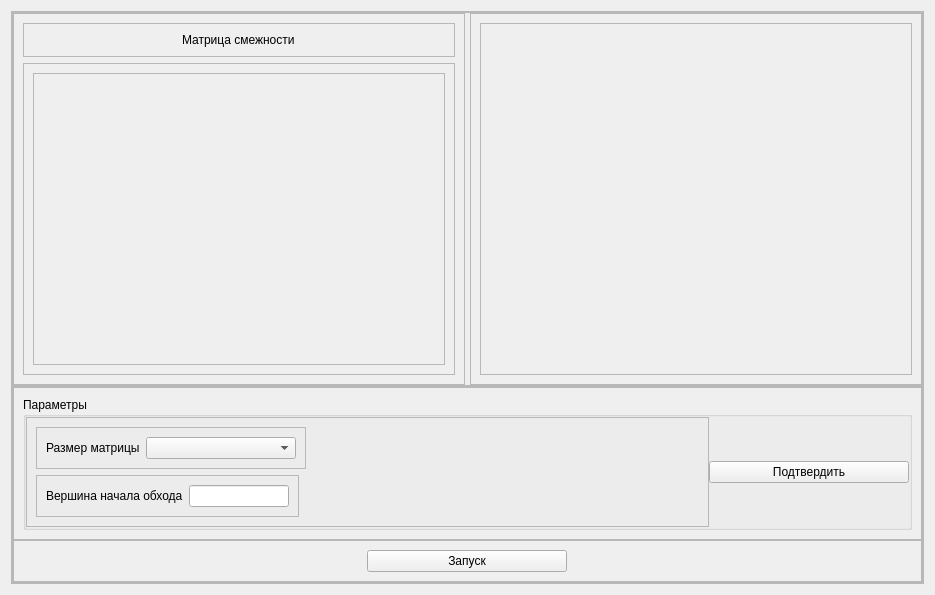
<?xml version="1.0" encoding="UTF-8"?>
<ui version="4.0">
 <class>DFSAlgoWidget</class>
 <widget class="QWidget" name="DFSAlgoWidget">
  <property name="geometry">
   <rect>
    <x>0</x>
    <y>0</y>
    <width>935</width>
    <height>595</height>
   </rect>
  </property>
  <property name="windowTitle">
   <string>Form</string>
  </property>
  <layout class="QVBoxLayout" name="verticalLayout">
   <item>
    <widget class="QFrame" name="frame_22">
     <property name="frameShape">
      <enum>QFrame::StyledPanel</enum>
     </property>
     <property name="frameShadow">
      <enum>QFrame::Raised</enum>
     </property>
     <layout class="QVBoxLayout" name="verticalLayout_16">
      <property name="spacing">
       <number>0</number>
      </property>
      <property name="leftMargin">
       <number>0</number>
      </property>
      <property name="topMargin">
       <number>0</number>
      </property>
      <property name="rightMargin">
       <number>0</number>
      </property>
      <property name="bottomMargin">
       <number>0</number>
      </property>
      <item>
       <widget class="QFrame" name="frame_23">
        <property name="sizePolicy">
         <sizepolicy hsizetype="Preferred" vsizetype="Expanding">
          <horstretch>0</horstretch>
          <verstretch>0</verstretch>
         </sizepolicy>
        </property>
        <property name="frameShape">
         <enum>QFrame::StyledPanel</enum>
        </property>
        <property name="frameShadow">
         <enum>QFrame::Raised</enum>
        </property>
        <layout class="QHBoxLayout" name="horizontalLayout_11">
         <property name="spacing">
          <number>5</number>
         </property>
         <property name="leftMargin">
          <number>0</number>
         </property>
         <property name="topMargin">
          <number>0</number>
         </property>
         <property name="rightMargin">
          <number>0</number>
         </property>
         <property name="bottomMargin">
          <number>0</number>
         </property>
         <item>
          <widget class="QFrame" name="frame_24">
           <property name="frameShape">
            <enum>QFrame::StyledPanel</enum>
           </property>
           <property name="frameShadow">
            <enum>QFrame::Raised</enum>
           </property>
           <layout class="QVBoxLayout" name="verticalLayout_13">
            <item alignment="Qt::AlignTop">
             <widget class="QFrame" name="frame_25">
              <property name="frameShape">
               <enum>QFrame::StyledPanel</enum>
              </property>
              <property name="frameShadow">
               <enum>QFrame::Raised</enum>
              </property>
              <layout class="QVBoxLayout" name="verticalLayout_14">
               <item alignment="Qt::AlignHCenter">
                <widget class="QLabel" name="label_4">
                 <property name="text">
                  <string>Матрица смежности</string>
                 </property>
                </widget>
               </item>
              </layout>
             </widget>
            </item>
            <item>
             <widget class="QFrame" name="frame_26">
              <property name="sizePolicy">
               <sizepolicy hsizetype="Preferred" vsizetype="Expanding">
                <horstretch>0</horstretch>
                <verstretch>0</verstretch>
               </sizepolicy>
              </property>
              <property name="frameShape">
               <enum>QFrame::StyledPanel</enum>
              </property>
              <property name="frameShadow">
               <enum>QFrame::Raised</enum>
              </property>
              <layout class="QVBoxLayout" name="verticalLayout_21">
               <item>
                <widget class="QScrollArea" name="sa_left_2">
                 <property name="widgetResizable">
                  <bool>true</bool>
                 </property>
                 <widget class="QWidget" name="scrollAreaWidgetContents_3">
                  <property name="geometry">
                   <rect>
                    <x>0</x>
                    <y>0</y>
                    <width>412</width>
                    <height>294</height>
                   </rect>
                  </property>
                  <layout class="QVBoxLayout" name="verticalLayout_3"/>
                 </widget>
                </widget>
               </item>
              </layout>
             </widget>
            </item>
           </layout>
          </widget>
         </item>
         <item>
          <widget class="QFrame" name="frame_27">
           <property name="frameShape">
            <enum>QFrame::StyledPanel</enum>
           </property>
           <property name="frameShadow">
            <enum>QFrame::Raised</enum>
           </property>
           <layout class="QVBoxLayout" name="verticalLayout_5">
            <item>
             <widget class="QScrollArea" name="sa_right_2">
              <property name="widgetResizable">
               <bool>true</bool>
              </property>
              <widget class="QWidget" name="scrollAreaWidgetContents_4">
               <property name="geometry">
                <rect>
                 <x>0</x>
                 <y>0</y>
                 <width>432</width>
                 <height>354</height>
                </rect>
               </property>
               <layout class="QVBoxLayout" name="verticalLayout_4"/>
              </widget>
             </widget>
            </item>
           </layout>
          </widget>
         </item>
        </layout>
       </widget>
      </item>
      <item>
       <widget class="QFrame" name="frame_28">
        <property name="frameShape">
         <enum>QFrame::StyledPanel</enum>
        </property>
        <property name="frameShadow">
         <enum>QFrame::Raised</enum>
        </property>
        <layout class="QVBoxLayout" name="verticalLayout_15">
         <property name="spacing">
          <number>0</number>
         </property>
         <property name="leftMargin">
          <number>0</number>
         </property>
         <property name="topMargin">
          <number>0</number>
         </property>
         <property name="rightMargin">
          <number>0</number>
         </property>
         <property name="bottomMargin">
          <number>0</number>
         </property>
         <item>
          <widget class="QFrame" name="frame_29">
           <property name="frameShape">
            <enum>QFrame::StyledPanel</enum>
           </property>
           <property name="frameShadow">
            <enum>QFrame::Raised</enum>
           </property>
           <layout class="QHBoxLayout" name="horizontalLayout_12">
            <item>
             <widget class="QGroupBox" name="groupBox_3">
              <property name="title">
               <string>Параметры</string>
              </property>
              <layout class="QHBoxLayout" name="horizontalLayout_3">
               <property name="spacing">
                <number>0</number>
               </property>
               <property name="leftMargin">
                <number>0</number>
               </property>
               <property name="topMargin">
                <number>0</number>
               </property>
               <property name="rightMargin">
                <number>0</number>
               </property>
               <property name="bottomMargin">
                <number>0</number>
               </property>
               <item>
                <widget class="QFrame" name="frame_3">
                 <property name="frameShape">
                  <enum>QFrame::StyledPanel</enum>
                 </property>
                 <property name="frameShadow">
                  <enum>QFrame::Raised</enum>
                 </property>
                 <layout class="QVBoxLayout" name="verticalLayout_2">
                  <item alignment="Qt::AlignLeft">
                   <widget class="QFrame" name="frame">
                    <property name="frameShape">
                     <enum>QFrame::StyledPanel</enum>
                    </property>
                    <property name="frameShadow">
                     <enum>QFrame::Raised</enum>
                    </property>
                    <layout class="QHBoxLayout" name="horizontalLayout">
                     <item>
                      <widget class="QLabel" name="label">
                       <property name="sizePolicy">
                        <sizepolicy hsizetype="Fixed" vsizetype="Preferred">
                         <horstretch>0</horstretch>
                         <verstretch>0</verstretch>
                        </sizepolicy>
                       </property>
                       <property name="text">
                        <string>Размер матрицы</string>
                       </property>
                      </widget>
                     </item>
                     <item>
                      <widget class="QComboBox" name="cb_size_selection">
                       <property name="sizePolicy">
                        <sizepolicy hsizetype="Preferred" vsizetype="Fixed">
                         <horstretch>0</horstretch>
                         <verstretch>0</verstretch>
                        </sizepolicy>
                       </property>
                       <property name="minimumSize">
                        <size>
                         <width>150</width>
                         <height>0</height>
                        </size>
                       </property>
                       <property name="maximumSize">
                        <size>
                         <width>150</width>
                         <height>16777215</height>
                        </size>
                       </property>
                      </widget>
                     </item>
                    </layout>
                   </widget>
                  </item>
                  <item alignment="Qt::AlignLeft">
                   <widget class="QFrame" name="frame_2">
                    <property name="frameShape">
                     <enum>QFrame::StyledPanel</enum>
                    </property>
                    <property name="frameShadow">
                     <enum>QFrame::Raised</enum>
                    </property>
                    <layout class="QHBoxLayout" name="horizontalLayout_2">
                     <item>
                      <widget class="QLabel" name="label_2">
                       <property name="text">
                        <string>Вершина начала обхода</string>
                       </property>
                      </widget>
                     </item>
                     <item>
                      <widget class="QLineEdit" name="le_vertex_input">
                       <property name="sizePolicy">
                        <sizepolicy hsizetype="Preferred" vsizetype="Fixed">
                         <horstretch>0</horstretch>
                         <verstretch>0</verstretch>
                        </sizepolicy>
                       </property>
                       <property name="maximumSize">
                        <size>
                         <width>100</width>
                         <height>16777215</height>
                        </size>
                       </property>
                      </widget>
                     </item>
                    </layout>
                   </widget>
                  </item>
                 </layout>
                </widget>
               </item>
               <item>
                <widget class="QPushButton" name="pb_apply">
                 <property name="maximumSize">
                  <size>
                   <width>200</width>
                   <height>16777215</height>
                  </size>
                 </property>
                 <property name="text">
                  <string>Подтвердить</string>
                 </property>
                </widget>
               </item>
              </layout>
             </widget>
            </item>
           </layout>
          </widget>
         </item>
         <item>
          <widget class="QFrame" name="frame_30">
           <property name="frameShape">
            <enum>QFrame::StyledPanel</enum>
           </property>
           <property name="frameShadow">
            <enum>QFrame::Raised</enum>
           </property>
           <layout class="QHBoxLayout" name="horizontalLayout_14">
            <item>
             <widget class="QPushButton" name="pb_launch">
              <property name="maximumSize">
               <size>
                <width>200</width>
                <height>16777215</height>
               </size>
              </property>
              <property name="text">
               <string>Запуск</string>
              </property>
             </widget>
            </item>
           </layout>
          </widget>
         </item>
        </layout>
       </widget>
      </item>
     </layout>
    </widget>
   </item>
  </layout>
 </widget>
 <resources/>
 <connections/>
</ui>
